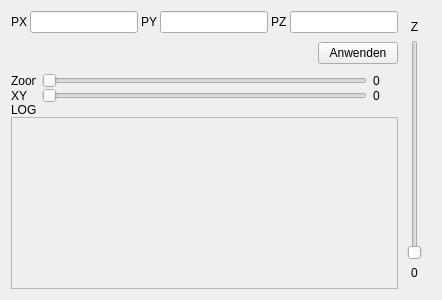
<?xml version="1.0" encoding="UTF-8"?>
<ui version="4.0">
 <class>OpenGLCamDialog</class>
 <widget class="QWidget" name="OpenGLCamDialog">
  <property name="geometry">
   <rect>
    <x>0</x>
    <y>0</y>
    <width>400</width>
    <height>300</height>
   </rect>
  </property>
  <property name="windowTitle">
   <string>Form</string>
  </property>
  <layout class="QHBoxLayout" name="horizontalLayout">
   <item>
    <widget class="QWidget" name="centralWidget" native="true">
     <layout class="QHBoxLayout" name="horizontalLayout_2">
      <property name="spacing">
       <number>0</number>
      </property>
      <property name="margin">
       <number>0</number>
      </property>
      <item>
       <widget class="QWidget" name="leftWidget" native="true">
        <layout class="QVBoxLayout" name="verticalLayout_2">
         <property name="spacing">
          <number>0</number>
         </property>
         <property name="margin">
          <number>0</number>
         </property>
         <item>
          <widget class="QWidget" name="lookAtWidget" native="true">
           <property name="sizePolicy">
            <sizepolicy hsizetype="Preferred" vsizetype="Expanding">
             <horstretch>0</horstretch>
             <verstretch>0</verstretch>
            </sizepolicy>
           </property>
           <layout class="QVBoxLayout" name="verticalLayout_3">
            <property name="spacing">
             <number>0</number>
            </property>
            <property name="margin">
             <number>0</number>
            </property>
            <item>
             <widget class="QWidget" name="widget" native="true">
              <property name="sizePolicy">
               <sizepolicy hsizetype="Minimum" vsizetype="Preferred">
                <horstretch>0</horstretch>
                <verstretch>0</verstretch>
               </sizepolicy>
              </property>
              <property name="maximumSize">
               <size>
                <width>16777215</width>
                <height>50</height>
               </size>
              </property>
              <layout class="QHBoxLayout" name="horizontalLayout_4">
               <property name="spacing">
                <number>3</number>
               </property>
               <property name="leftMargin">
                <number>0</number>
               </property>
               <property name="topMargin">
                <number>0</number>
               </property>
               <property name="rightMargin">
                <number>0</number>
               </property>
               <item>
                <widget class="QLabel" name="label_3">
                 <property name="text">
                  <string>PX</string>
                 </property>
                </widget>
               </item>
               <item>
                <widget class="QLineEdit" name="editPX">
                 <property name="minimumSize">
                  <size>
                   <width>0</width>
                   <height>0</height>
                  </size>
                 </property>
                </widget>
               </item>
               <item>
                <widget class="QLabel" name="label">
                 <property name="text">
                  <string>PY</string>
                 </property>
                </widget>
               </item>
               <item>
                <widget class="QLineEdit" name="editPY">
                 <property name="minimumSize">
                  <size>
                   <width>0</width>
                   <height>0</height>
                  </size>
                 </property>
                </widget>
               </item>
               <item>
                <widget class="QLabel" name="label_2">
                 <property name="text">
                  <string>PZ</string>
                 </property>
                </widget>
               </item>
               <item>
                <widget class="QLineEdit" name="editPZ">
                 <property name="minimumSize">
                  <size>
                   <width>0</width>
                   <height>0</height>
                  </size>
                 </property>
                </widget>
               </item>
              </layout>
             </widget>
            </item>
            <item>
             <widget class="QWidget" name="widget_3" native="true">
              <layout class="QHBoxLayout" name="horizontalLayout_5">
               <property name="spacing">
                <number>3</number>
               </property>
               <property name="leftMargin">
                <number>0</number>
               </property>
               <property name="topMargin">
                <number>0</number>
               </property>
               <property name="rightMargin">
                <number>0</number>
               </property>
               <item>
                <spacer name="horizontalSpacer">
                 <property name="orientation">
                  <enum>Qt::Horizontal</enum>
                 </property>
                 <property name="sizeHint" stdset="0">
                  <size>
                   <width>249</width>
                   <height>20</height>
                  </size>
                 </property>
                </spacer>
               </item>
               <item>
                <widget class="QPushButton" name="btnLookAt">
                 <property name="maximumSize">
                  <size>
                   <width>80</width>
                   <height>16777215</height>
                  </size>
                 </property>
                 <property name="text">
                  <string>Anwenden</string>
                 </property>
                </widget>
               </item>
              </layout>
             </widget>
            </item>
            <item>
             <widget class="QWidget" name="widget_2" native="true">
              <layout class="QHBoxLayout" name="horizontalLayout_3">
               <property name="spacing">
                <number>6</number>
               </property>
               <property name="margin">
                <number>0</number>
               </property>
               <item>
                <widget class="QLabel" name="label_7">
                 <property name="minimumSize">
                  <size>
                   <width>25</width>
                   <height>0</height>
                  </size>
                 </property>
                 <property name="maximumSize">
                  <size>
                   <width>25</width>
                   <height>16777215</height>
                  </size>
                 </property>
                 <property name="text">
                  <string>Zoom</string>
                 </property>
                </widget>
               </item>
               <item>
                <widget class="QSlider" name="slideZoom">
                 <property name="orientation">
                  <enum>Qt::Horizontal</enum>
                 </property>
                </widget>
               </item>
               <item>
                <widget class="QLabel" name="lblZoom">
                 <property name="minimumSize">
                  <size>
                   <width>25</width>
                   <height>0</height>
                  </size>
                 </property>
                 <property name="text">
                  <string>0</string>
                 </property>
                </widget>
               </item>
              </layout>
             </widget>
            </item>
            <item>
             <widget class="QWidget" name="widget_4" native="true">
              <layout class="QHBoxLayout" name="horizontalLayout_6">
               <property name="margin">
                <number>0</number>
               </property>
               <item>
                <widget class="QLabel" name="label_6">
                 <property name="minimumSize">
                  <size>
                   <width>25</width>
                   <height>0</height>
                  </size>
                 </property>
                 <property name="maximumSize">
                  <size>
                   <width>25</width>
                   <height>16777215</height>
                  </size>
                 </property>
                 <property name="text">
                  <string>XY</string>
                 </property>
                </widget>
               </item>
               <item>
                <widget class="QSlider" name="slideXY">
                 <property name="orientation">
                  <enum>Qt::Horizontal</enum>
                 </property>
                </widget>
               </item>
               <item>
                <widget class="QLabel" name="lblXY">
                 <property name="minimumSize">
                  <size>
                   <width>25</width>
                   <height>0</height>
                  </size>
                 </property>
                 <property name="text">
                  <string>0</string>
                 </property>
                </widget>
               </item>
              </layout>
             </widget>
            </item>
            <item>
             <widget class="QLabel" name="label_4">
              <property name="text">
               <string>LOG</string>
              </property>
             </widget>
            </item>
            <item>
             <widget class="QTextEdit" name="log">
              <property name="enabled">
               <bool>false</bool>
              </property>
             </widget>
            </item>
           </layout>
          </widget>
         </item>
        </layout>
       </widget>
      </item>
      <item>
       <widget class="QWidget" name="rightWidget" native="true">
        <property name="sizePolicy">
         <sizepolicy hsizetype="Minimum" vsizetype="Minimum">
          <horstretch>0</horstretch>
          <verstretch>0</verstretch>
         </sizepolicy>
        </property>
        <property name="maximumSize">
         <size>
          <width>50</width>
          <height>16777215</height>
         </size>
        </property>
        <layout class="QVBoxLayout" name="verticalLayout">
         <property name="bottomMargin">
          <number>9</number>
         </property>
         <item>
          <widget class="QLabel" name="label_5">
           <property name="text">
            <string>Z</string>
           </property>
           <property name="alignment">
            <set>Qt::AlignCenter</set>
           </property>
          </widget>
         </item>
         <item>
          <widget class="QSlider" name="slideZ">
           <property name="orientation">
            <enum>Qt::Vertical</enum>
           </property>
          </widget>
         </item>
         <item>
          <widget class="QLabel" name="lblZ">
           <property name="sizePolicy">
            <sizepolicy hsizetype="Minimum" vsizetype="Preferred">
             <horstretch>0</horstretch>
             <verstretch>0</verstretch>
            </sizepolicy>
           </property>
           <property name="text">
            <string>0</string>
           </property>
           <property name="alignment">
            <set>Qt::AlignCenter</set>
           </property>
          </widget>
         </item>
        </layout>
       </widget>
      </item>
     </layout>
    </widget>
   </item>
  </layout>
 </widget>
 <resources/>
 <connections/>
</ui>
